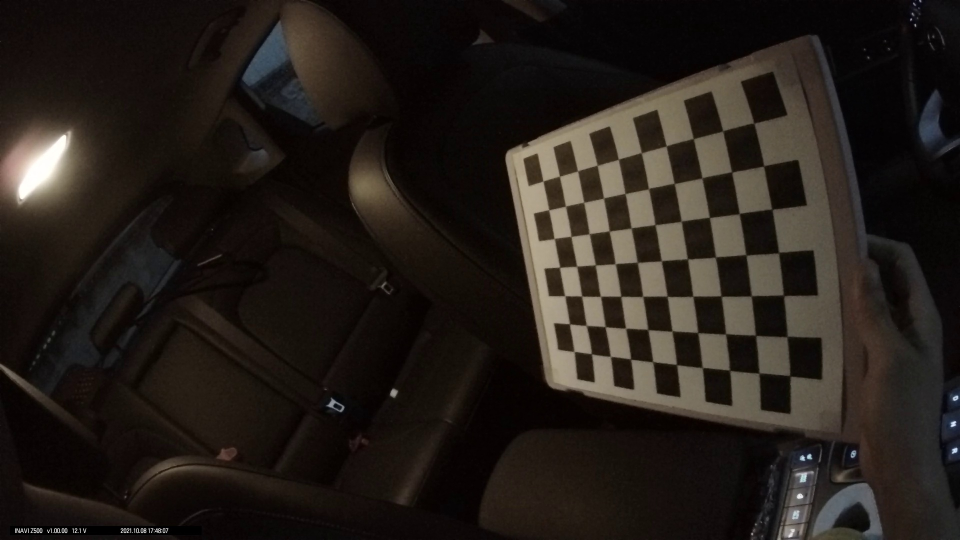
#> input picture Project/calibration_211015_YJH/img/1.jpg, 1920 x 1080 px (shown at 1/2 size); its folder holds 5 pictures in this run
$ python calibration.py
#> lines starting #> are read from the running program, lines starting #| are printed output that depends on the picture; after the words box and inside, x2 and y2 are one past the last pixel; in counts of white or black regions, pixels touching at a corner belong together
import glob, cv2, pickle
import numpy as np

def undistort_img(cal_img, cal, result):
#> called with cal_img = 'img', cal = 'conser', result = 'result'
    obj_pts = np.zeros((6 * 9, 3), np.float32)
    obj_pts[:, :2] = np.mgrid[0:9, 0:6].T.reshape(-1, 2)
    objpoints = []
    imgpoints = []
    images = glob.glob(f'{cal_img}/*.jpg')
    total_images = len(images)
    for indx, fname in enumerate(images):
        img = cv2.imread(fname)
#> img is the input picture: shape (1080, 1920, 3); mean B, G, R 25.4, 30.4, 36.6
        gray = cv2.cvtColor(img, cv2.COLOR_BGR2GRAY)
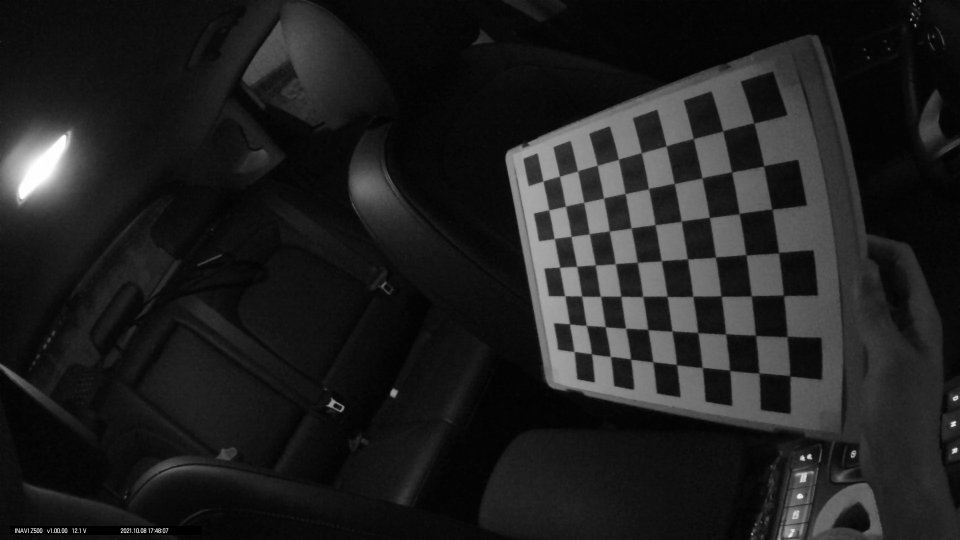
#> gray: shape (1080, 1920) (shown at 1/2 size); min 0, max 255, mean 31.7
        ret, corners = cv2.findChessboardCorners(gray, (9, 6), None)
#> ret = True; corners = 54 rows, first 8: [1131.5, 413], [1168, 404.5], [1207.5, 397], [1250.2, 387.6], [1296.3, 377.4], [1349, 367.5], [1403.4, 355.8], [1462.4, 344.8]
        if ret == True:
            objpoints.append(obj_pts)
            imgpoints.append(corners)
            cv2.drawChessboardCorners(img, (9, 6), corners, ret)
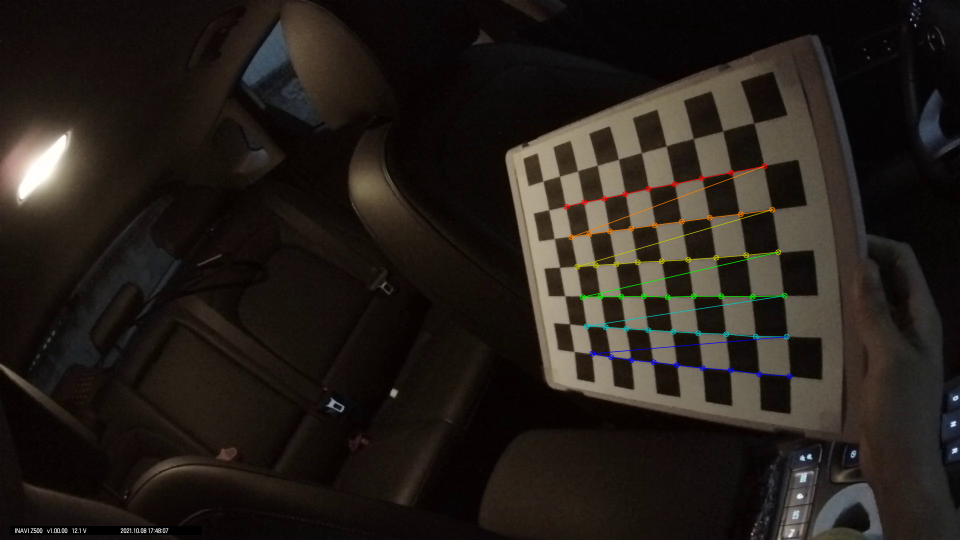
#> img: shape (1080, 1920, 3) (shown at 1/2 size); 0.84% of pixels changed, all inside (x1, y1, x2, y2) = (1126, 326, 1586, 759)
            write_name = f'{cal}/corners_found' + str(indx) + '.jpg'
            cv2.imwrite(write_name, img)
            out_str = f'{indx}/{total_images}'
            cv2.putText(img, out_str, (10, 25), cv2.FONT_HERSHEY_SIMPLEX, 0.4, (0, 255, 255), 1)
#> img: shape (1080, 1920, 3); under 0.01% of pixels changed, all inside (x1, y1, x2, y2) = (11, 15, 35, 29)
            img = cv2.pyrDown(img)
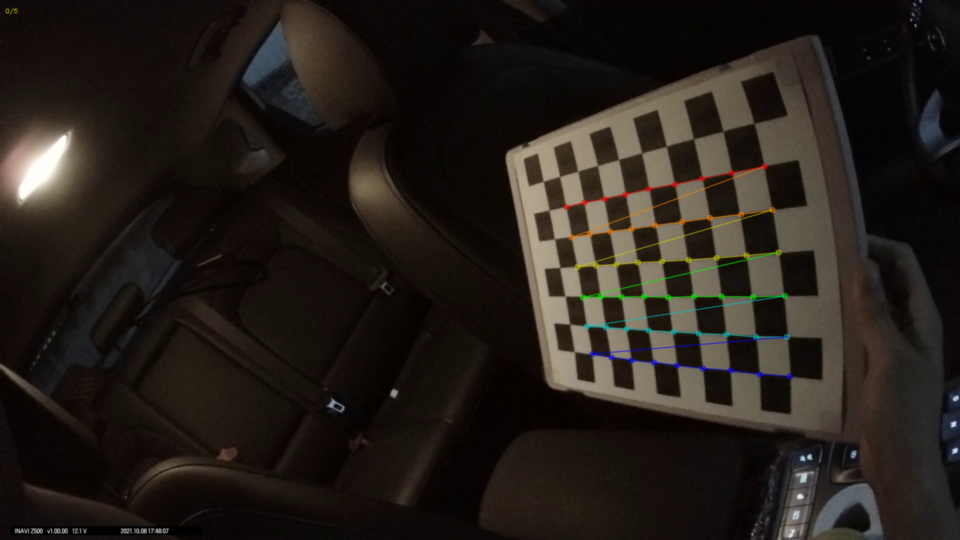
#> img: shape (540, 960, 3); mean B, G, R 25.5, 30.7, 36.8
#> pass 3 of the loop in undistort_img, `for indx, fname in enumerate(images):`:
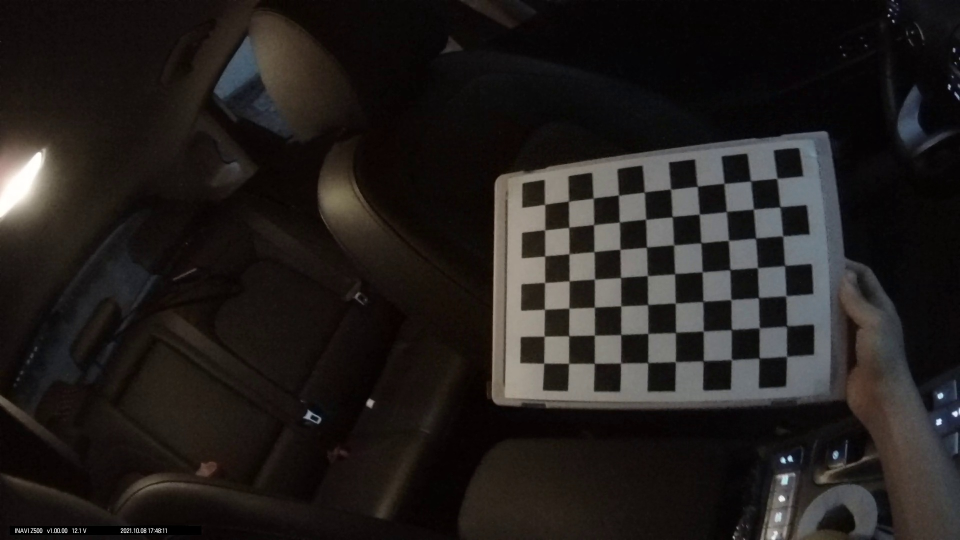
#> input picture Project/calibration_211015_YJH/img/2.jpg, 1920 x 1080 px (shown at 1/2 size)
#> in undistort_img, img is the input picture: shape (1080, 1920, 3); mean B, G, R 29, 30.9, 34.9
#> ret = True; corners = 54 rows, first 8: [1139.1, 454.5], [1187.5, 449], [1238.3, 443.4], [1293.7, 437.2], [1346, 434], [1399.5, 429], [1454, 423], [1507.5, 418]
#> in undistort_img, `cv2.drawChessboardCorners(img, (9, 6), corners, ret)`:
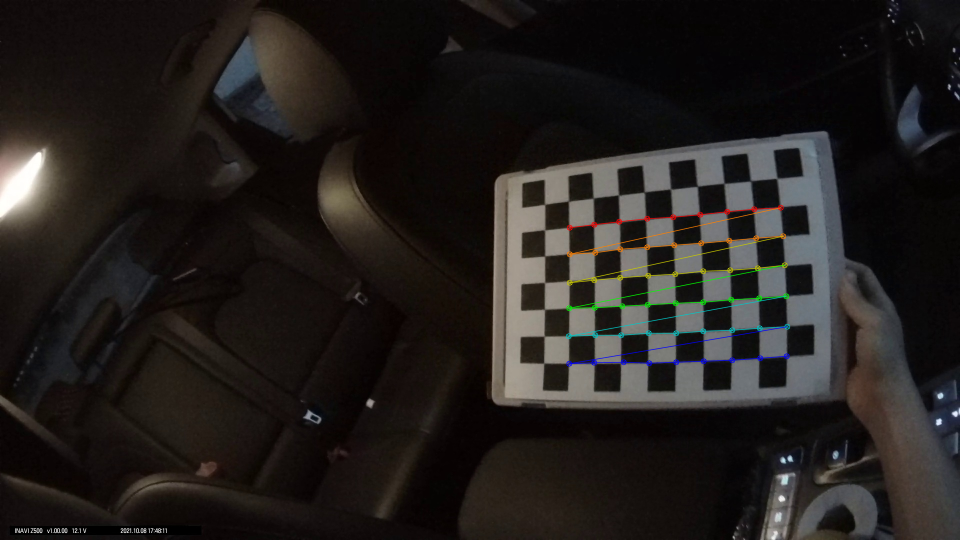
#> img: shape (1080, 1920, 3) (shown at 1/2 size); 0.89% of pixels changed, all inside (x1, y1, x2, y2) = (1131, 409, 1581, 734)
#> in undistort_img, `img = cv2.pyrDown(img)`:
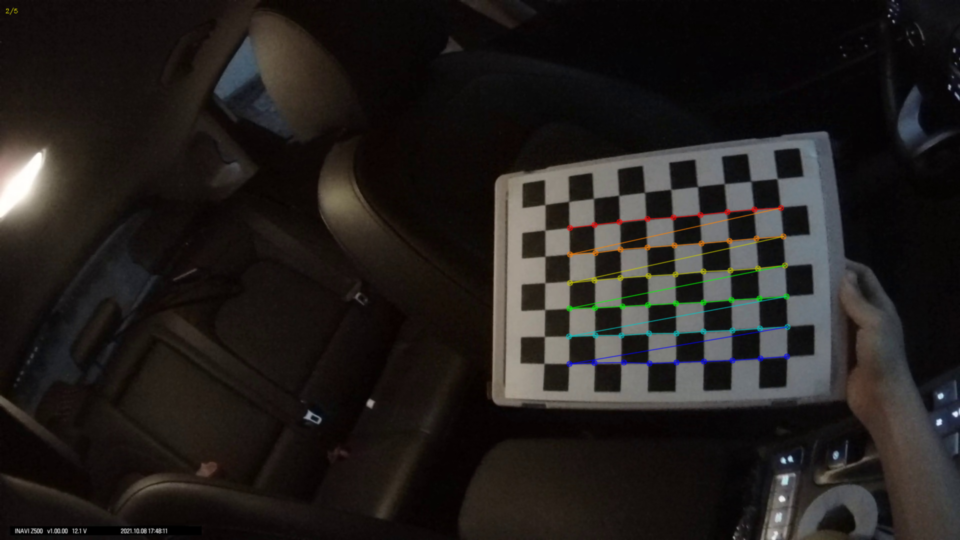
#> img: shape (540, 960, 3); mean B, G, R 29.1, 31.3, 35.1
#> the loop made 5 passes; the first 3 are shown
            cv2.imshow('img', img)
            cv2.waitKey(500)
        cv2.waitKey(500)
    cv2.destroyAllWindows()

    img_size = (img.shape[1], img.shape[0])
#> img_size = (960, 540)

    ret, mtx, dist, rvecs, tvecs = cv2.calibrateCamera(objpoints, imgpoints, img_size, None, None)

    dist_pickle = {}
    dist_pickle['mtx'] = mtx
    dist_pickle['dist'] = dist
    pickle.dump(dist_pickle, open(f'{result}/cal_pickle.p', 'wb'))

def Undistort(img, url = 'black_box/wide_dist_pickle.p'): ## 보정 파라미터 사용
    with open(url, mode='rb') as f:
        file = pickle.load(f)
        mtx = file['mtx']
        print('mtx', mtx)
        dist = file['dist']
        print('dist', dist)

    return cv2.undistort(img, mtx, dist, None, mtx)

if __name__ == '__main__':
    undistort_img('img', 'conser', 'result')

    img = cv2.imread('img/9.jpg')
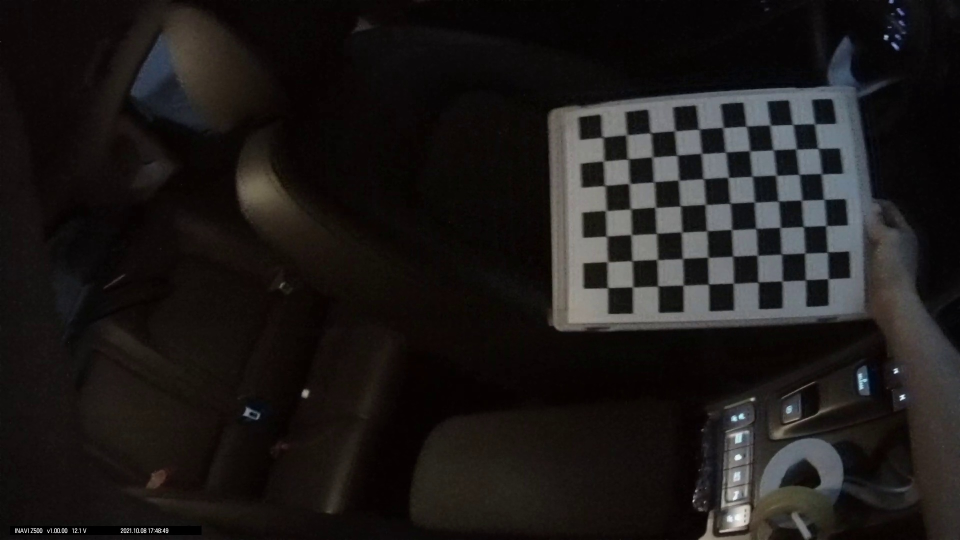
#> input picture Project/calibration_211015_YJH/img/9.jpg, 1920 x 1080 px (shown at 1/2 size)
#> img is the input picture: shape (1080, 1920, 3); mean B, G, R 25, 26, 29.2
    cal = Undistort(img, 'result/cal_pickle.p')
#> in Undistort, `return cv2.undistort(img, mtx, dist, None, mtx)`:
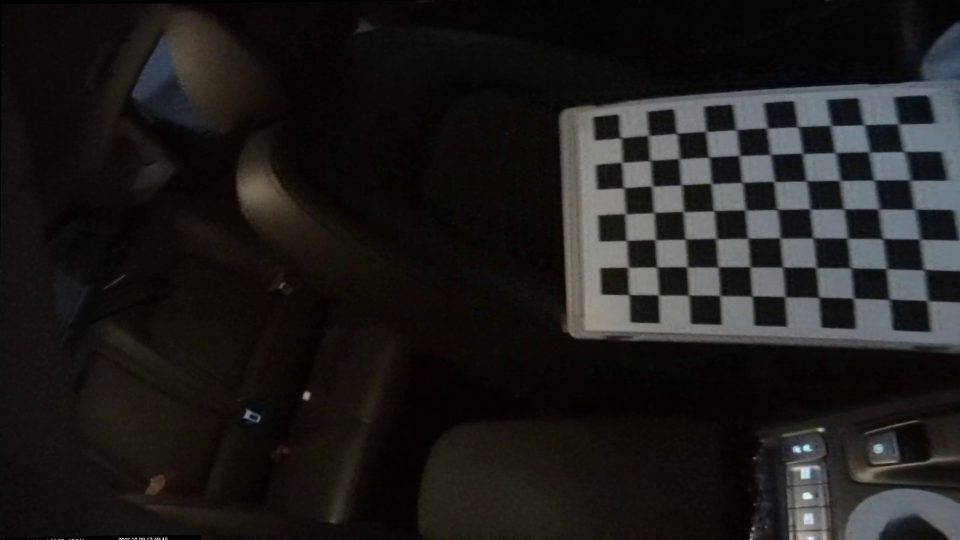
#> returned value: shape (1080, 1920, 3) (shown at 1/2 size); mean of channels 0, 1, 2 27.3, 28.1, 30.9; drawn as B, G, R
    show = cv2.hconcat([img, cal])
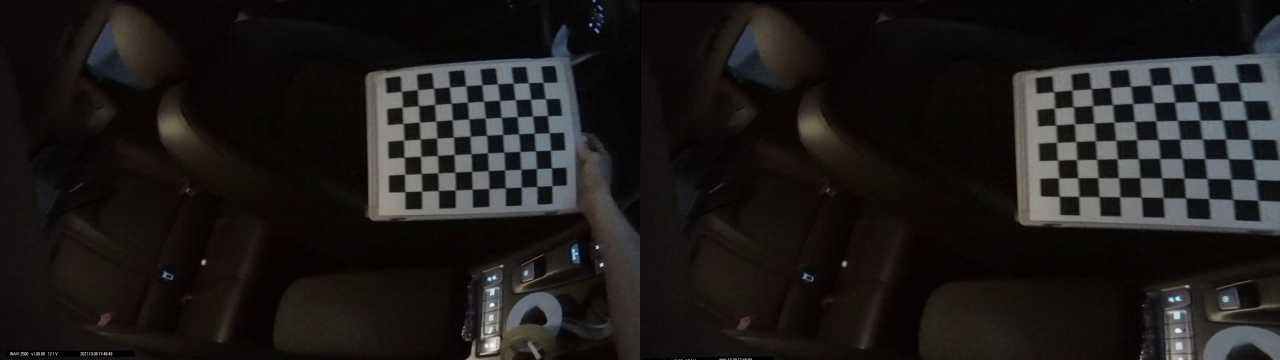
#> show: shape (1080, 3840, 3) (shown at 1/3 size); mean B, G, R 26.1, 27.1, 30
    show = cv2.pyrDown(show)
#> show: shape (540, 1920, 3)

    cv2.imshow("show", show)
    cv2.imwrite('result/orginal.jpg', img)
    cv2.imwrite('result/calibration.jpg', cal)
    cv2.imwrite('result/result_cal.jpg', show)

    cv2.waitKey(0)
    cv2.destroyAllWindows()
